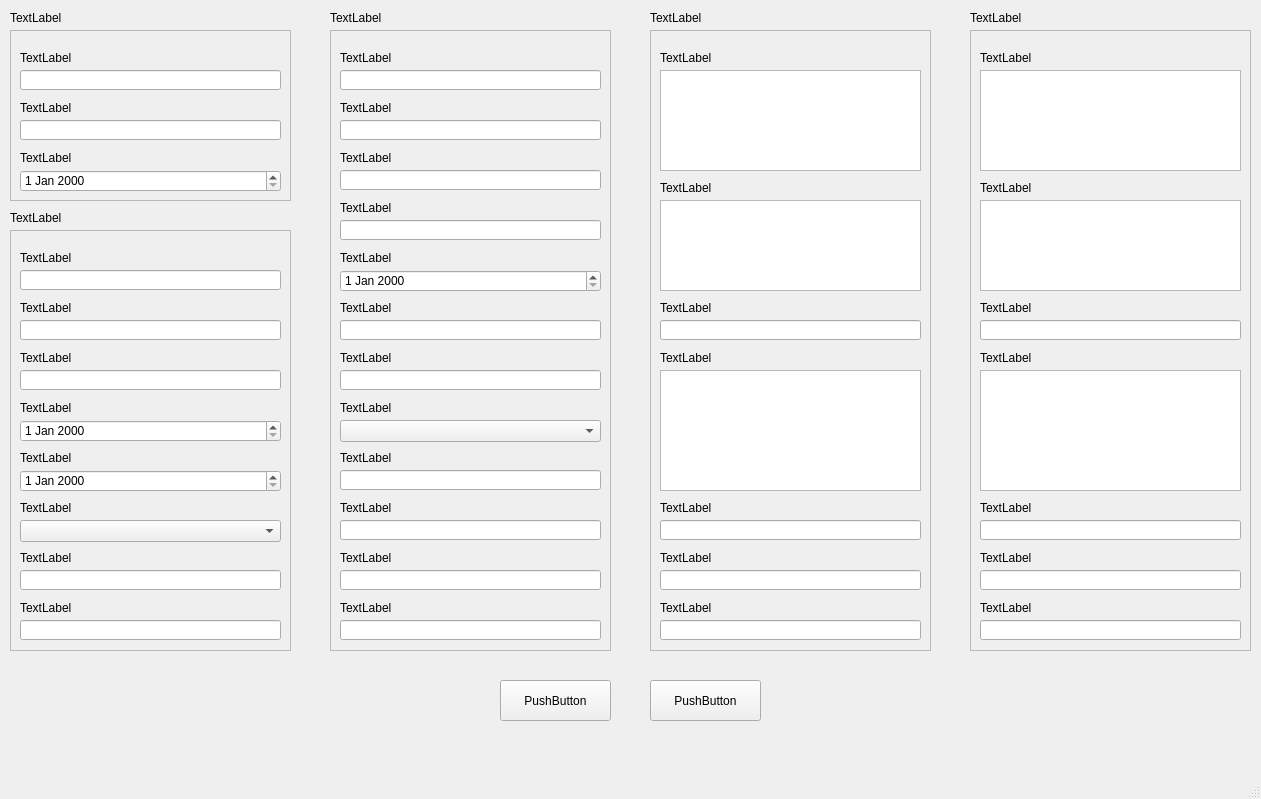
<?xml version="1.0" encoding="UTF-8"?>
<ui version="4.0">
 <class>MainWindow</class>
 <widget class="QMainWindow" name="MainWindow">
  <property name="geometry">
   <rect>
    <x>0</x>
    <y>0</y>
    <width>1261</width>
    <height>799</height>
   </rect>
  </property>
  <property name="windowTitle">
   <string>MainWindow</string>
  </property>
  <widget class="QWidget" name="centralwidget">
   <widget class="QPushButton" name="pushButton">
    <property name="geometry">
     <rect>
      <x>500</x>
      <y>680</y>
      <width>111</width>
      <height>41</height>
     </rect>
    </property>
    <property name="text">
     <string>PushButton</string>
    </property>
   </widget>
   <widget class="QFrame" name="frame">
    <property name="geometry">
     <rect>
      <x>10</x>
      <y>30</y>
      <width>281</width>
      <height>171</height>
     </rect>
    </property>
    <property name="frameShape">
     <enum>QFrame::StyledPanel</enum>
    </property>
    <property name="frameShadow">
     <enum>QFrame::Raised</enum>
    </property>
    <widget class="QLabel" name="label_3">
     <property name="geometry">
      <rect>
       <x>10</x>
       <y>120</y>
       <width>261</width>
       <height>16</height>
      </rect>
     </property>
     <property name="text">
      <string>TextLabel</string>
     </property>
    </widget>
    <widget class="QLineEdit" name="lineEdit">
     <property name="geometry">
      <rect>
       <x>10</x>
       <y>40</y>
       <width>261</width>
       <height>20</height>
      </rect>
     </property>
    </widget>
    <widget class="QLabel" name="label">
     <property name="geometry">
      <rect>
       <x>10</x>
       <y>20</y>
       <width>261</width>
       <height>16</height>
      </rect>
     </property>
     <property name="text">
      <string>TextLabel</string>
     </property>
    </widget>
    <widget class="QLabel" name="label_2">
     <property name="geometry">
      <rect>
       <x>10</x>
       <y>70</y>
       <width>261</width>
       <height>16</height>
      </rect>
     </property>
     <property name="text">
      <string>TextLabel</string>
     </property>
    </widget>
    <widget class="QLineEdit" name="lineEdit_3">
     <property name="geometry">
      <rect>
       <x>10</x>
       <y>90</y>
       <width>261</width>
       <height>20</height>
      </rect>
     </property>
    </widget>
    <widget class="QDateEdit" name="dateEdit">
     <property name="geometry">
      <rect>
       <x>10</x>
       <y>140</y>
       <width>261</width>
       <height>22</height>
      </rect>
     </property>
    </widget>
   </widget>
   <widget class="QLabel" name="label_5">
    <property name="geometry">
     <rect>
      <x>10</x>
      <y>10</y>
      <width>281</width>
      <height>16</height>
     </rect>
    </property>
    <property name="text">
     <string>TextLabel</string>
    </property>
   </widget>
   <widget class="QLabel" name="label_6">
    <property name="geometry">
     <rect>
      <x>10</x>
      <y>210</y>
      <width>281</width>
      <height>16</height>
     </rect>
    </property>
    <property name="text">
     <string>TextLabel</string>
    </property>
   </widget>
   <widget class="QFrame" name="frame_2">
    <property name="geometry">
     <rect>
      <x>10</x>
      <y>230</y>
      <width>281</width>
      <height>421</height>
     </rect>
    </property>
    <property name="frameShape">
     <enum>QFrame::StyledPanel</enum>
    </property>
    <property name="frameShadow">
     <enum>QFrame::Raised</enum>
    </property>
    <widget class="QLabel" name="label_7">
     <property name="geometry">
      <rect>
       <x>10</x>
       <y>120</y>
       <width>261</width>
       <height>16</height>
      </rect>
     </property>
     <property name="text">
      <string>TextLabel</string>
     </property>
    </widget>
    <widget class="QLineEdit" name="lineEdit_2">
     <property name="geometry">
      <rect>
       <x>10</x>
       <y>40</y>
       <width>261</width>
       <height>20</height>
      </rect>
     </property>
    </widget>
    <widget class="QLineEdit" name="lineEdit_6">
     <property name="geometry">
      <rect>
       <x>10</x>
       <y>140</y>
       <width>261</width>
       <height>20</height>
      </rect>
     </property>
    </widget>
    <widget class="QLabel" name="label_8">
     <property name="geometry">
      <rect>
       <x>10</x>
       <y>20</y>
       <width>261</width>
       <height>16</height>
      </rect>
     </property>
     <property name="text">
      <string>TextLabel</string>
     </property>
    </widget>
    <widget class="QLabel" name="label_9">
     <property name="geometry">
      <rect>
       <x>10</x>
       <y>70</y>
       <width>261</width>
       <height>16</height>
      </rect>
     </property>
     <property name="text">
      <string>TextLabel</string>
     </property>
    </widget>
    <widget class="QLineEdit" name="lineEdit_7">
     <property name="geometry">
      <rect>
       <x>10</x>
       <y>90</y>
       <width>261</width>
       <height>20</height>
      </rect>
     </property>
    </widget>
    <widget class="QLabel" name="label_10">
     <property name="geometry">
      <rect>
       <x>10</x>
       <y>220</y>
       <width>261</width>
       <height>16</height>
      </rect>
     </property>
     <property name="text">
      <string>TextLabel</string>
     </property>
    </widget>
    <widget class="QLabel" name="label_11">
     <property name="geometry">
      <rect>
       <x>10</x>
       <y>170</y>
       <width>261</width>
       <height>16</height>
      </rect>
     </property>
     <property name="text">
      <string>TextLabel</string>
     </property>
    </widget>
    <widget class="QLabel" name="label_12">
     <property name="geometry">
      <rect>
       <x>10</x>
       <y>270</y>
       <width>261</width>
       <height>16</height>
      </rect>
     </property>
     <property name="text">
      <string>TextLabel</string>
     </property>
    </widget>
    <widget class="QLabel" name="label_14">
     <property name="geometry">
      <rect>
       <x>10</x>
       <y>320</y>
       <width>261</width>
       <height>16</height>
      </rect>
     </property>
     <property name="text">
      <string>TextLabel</string>
     </property>
    </widget>
    <widget class="QLineEdit" name="lineEdit_12">
     <property name="geometry">
      <rect>
       <x>10</x>
       <y>340</y>
       <width>261</width>
       <height>20</height>
      </rect>
     </property>
    </widget>
    <widget class="QLineEdit" name="lineEdit_11">
     <property name="geometry">
      <rect>
       <x>10</x>
       <y>390</y>
       <width>261</width>
       <height>20</height>
      </rect>
     </property>
    </widget>
    <widget class="QLabel" name="label_13">
     <property name="geometry">
      <rect>
       <x>10</x>
       <y>370</y>
       <width>261</width>
       <height>16</height>
      </rect>
     </property>
     <property name="text">
      <string>TextLabel</string>
     </property>
    </widget>
    <widget class="QDateEdit" name="dateEdit_2">
     <property name="geometry">
      <rect>
       <x>10</x>
       <y>190</y>
       <width>261</width>
       <height>22</height>
      </rect>
     </property>
    </widget>
    <widget class="QDateEdit" name="dateEdit_3">
     <property name="geometry">
      <rect>
       <x>10</x>
       <y>240</y>
       <width>261</width>
       <height>22</height>
      </rect>
     </property>
    </widget>
    <widget class="QComboBox" name="comboBox">
     <property name="geometry">
      <rect>
       <x>10</x>
       <y>290</y>
       <width>261</width>
       <height>22</height>
      </rect>
     </property>
    </widget>
   </widget>
   <widget class="QLabel" name="label_15">
    <property name="geometry">
     <rect>
      <x>330</x>
      <y>10</y>
      <width>281</width>
      <height>16</height>
     </rect>
    </property>
    <property name="text">
     <string>TextLabel</string>
    </property>
   </widget>
   <widget class="QFrame" name="frame_3">
    <property name="geometry">
     <rect>
      <x>330</x>
      <y>30</y>
      <width>281</width>
      <height>621</height>
     </rect>
    </property>
    <property name="frameShape">
     <enum>QFrame::StyledPanel</enum>
    </property>
    <property name="frameShadow">
     <enum>QFrame::Raised</enum>
    </property>
    <widget class="QLabel" name="label_16">
     <property name="geometry">
      <rect>
       <x>10</x>
       <y>120</y>
       <width>261</width>
       <height>16</height>
      </rect>
     </property>
     <property name="text">
      <string>TextLabel</string>
     </property>
    </widget>
    <widget class="QLineEdit" name="lineEdit_10">
     <property name="geometry">
      <rect>
       <x>10</x>
       <y>40</y>
       <width>261</width>
       <height>20</height>
      </rect>
     </property>
    </widget>
    <widget class="QLineEdit" name="lineEdit_13">
     <property name="geometry">
      <rect>
       <x>10</x>
       <y>140</y>
       <width>261</width>
       <height>20</height>
      </rect>
     </property>
    </widget>
    <widget class="QLabel" name="label_17">
     <property name="geometry">
      <rect>
       <x>10</x>
       <y>20</y>
       <width>261</width>
       <height>16</height>
      </rect>
     </property>
     <property name="text">
      <string>TextLabel</string>
     </property>
    </widget>
    <widget class="QLabel" name="label_18">
     <property name="geometry">
      <rect>
       <x>10</x>
       <y>70</y>
       <width>261</width>
       <height>16</height>
      </rect>
     </property>
     <property name="text">
      <string>TextLabel</string>
     </property>
    </widget>
    <widget class="QLineEdit" name="lineEdit_14">
     <property name="geometry">
      <rect>
       <x>10</x>
       <y>90</y>
       <width>261</width>
       <height>20</height>
      </rect>
     </property>
    </widget>
    <widget class="QLineEdit" name="lineEdit_15">
     <property name="geometry">
      <rect>
       <x>10</x>
       <y>290</y>
       <width>261</width>
       <height>20</height>
      </rect>
     </property>
    </widget>
    <widget class="QLabel" name="label_19">
     <property name="geometry">
      <rect>
       <x>10</x>
       <y>220</y>
       <width>261</width>
       <height>16</height>
      </rect>
     </property>
     <property name="text">
      <string>TextLabel</string>
     </property>
    </widget>
    <widget class="QLabel" name="label_20">
     <property name="geometry">
      <rect>
       <x>10</x>
       <y>170</y>
       <width>261</width>
       <height>16</height>
      </rect>
     </property>
     <property name="text">
      <string>TextLabel</string>
     </property>
    </widget>
    <widget class="QLabel" name="label_21">
     <property name="geometry">
      <rect>
       <x>10</x>
       <y>270</y>
       <width>261</width>
       <height>16</height>
      </rect>
     </property>
     <property name="text">
      <string>TextLabel</string>
     </property>
    </widget>
    <widget class="QLineEdit" name="lineEdit_17">
     <property name="geometry">
      <rect>
       <x>10</x>
       <y>190</y>
       <width>261</width>
       <height>20</height>
      </rect>
     </property>
    </widget>
    <widget class="QLabel" name="label_22">
     <property name="geometry">
      <rect>
       <x>10</x>
       <y>320</y>
       <width>261</width>
       <height>16</height>
      </rect>
     </property>
     <property name="text">
      <string>TextLabel</string>
     </property>
    </widget>
    <widget class="QLineEdit" name="lineEdit_18">
     <property name="geometry">
      <rect>
       <x>10</x>
       <y>340</y>
       <width>261</width>
       <height>20</height>
      </rect>
     </property>
    </widget>
    <widget class="QLabel" name="label_23">
     <property name="geometry">
      <rect>
       <x>10</x>
       <y>370</y>
       <width>261</width>
       <height>16</height>
      </rect>
     </property>
     <property name="text">
      <string>TextLabel</string>
     </property>
    </widget>
    <widget class="QLineEdit" name="lineEdit_20">
     <property name="geometry">
      <rect>
       <x>10</x>
       <y>490</y>
       <width>261</width>
       <height>20</height>
      </rect>
     </property>
    </widget>
    <widget class="QLabel" name="label_24">
     <property name="geometry">
      <rect>
       <x>10</x>
       <y>520</y>
       <width>261</width>
       <height>16</height>
      </rect>
     </property>
     <property name="text">
      <string>TextLabel</string>
     </property>
    </widget>
    <widget class="QLabel" name="label_25">
     <property name="geometry">
      <rect>
       <x>10</x>
       <y>470</y>
       <width>261</width>
       <height>16</height>
      </rect>
     </property>
     <property name="text">
      <string>TextLabel</string>
     </property>
    </widget>
    <widget class="QLabel" name="label_26">
     <property name="geometry">
      <rect>
       <x>10</x>
       <y>570</y>
       <width>261</width>
       <height>16</height>
      </rect>
     </property>
     <property name="text">
      <string>TextLabel</string>
     </property>
    </widget>
    <widget class="QLineEdit" name="lineEdit_21">
     <property name="geometry">
      <rect>
       <x>10</x>
       <y>540</y>
       <width>261</width>
       <height>20</height>
      </rect>
     </property>
    </widget>
    <widget class="QLabel" name="label_27">
     <property name="geometry">
      <rect>
       <x>10</x>
       <y>420</y>
       <width>261</width>
       <height>16</height>
      </rect>
     </property>
     <property name="text">
      <string>TextLabel</string>
     </property>
    </widget>
    <widget class="QLineEdit" name="lineEdit_22">
     <property name="geometry">
      <rect>
       <x>10</x>
       <y>440</y>
       <width>261</width>
       <height>20</height>
      </rect>
     </property>
    </widget>
    <widget class="QLineEdit" name="lineEdit_23">
     <property name="geometry">
      <rect>
       <x>10</x>
       <y>590</y>
       <width>261</width>
       <height>20</height>
      </rect>
     </property>
    </widget>
    <widget class="QDateEdit" name="dateEdit_4">
     <property name="geometry">
      <rect>
       <x>10</x>
       <y>240</y>
       <width>261</width>
       <height>22</height>
      </rect>
     </property>
    </widget>
    <widget class="QComboBox" name="comboBox_2">
     <property name="geometry">
      <rect>
       <x>10</x>
       <y>390</y>
       <width>261</width>
       <height>22</height>
      </rect>
     </property>
    </widget>
   </widget>
   <widget class="QFrame" name="frame_4">
    <property name="geometry">
     <rect>
      <x>650</x>
      <y>30</y>
      <width>281</width>
      <height>621</height>
     </rect>
    </property>
    <property name="frameShape">
     <enum>QFrame::StyledPanel</enum>
    </property>
    <property name="frameShadow">
     <enum>QFrame::Raised</enum>
    </property>
    <widget class="QLabel" name="label_40">
     <property name="geometry">
      <rect>
       <x>10</x>
       <y>20</y>
       <width>261</width>
       <height>16</height>
      </rect>
     </property>
     <property name="text">
      <string>TextLabel</string>
     </property>
    </widget>
    <widget class="QLineEdit" name="lineEdit_36">
     <property name="geometry">
      <rect>
       <x>10</x>
       <y>290</y>
       <width>261</width>
       <height>20</height>
      </rect>
     </property>
    </widget>
    <widget class="QLineEdit" name="lineEdit_37">
     <property name="geometry">
      <rect>
       <x>10</x>
       <y>490</y>
       <width>261</width>
       <height>20</height>
      </rect>
     </property>
    </widget>
    <widget class="QLabel" name="label_41">
     <property name="geometry">
      <rect>
       <x>10</x>
       <y>150</y>
       <width>261</width>
       <height>16</height>
      </rect>
     </property>
     <property name="text">
      <string>TextLabel</string>
     </property>
    </widget>
    <widget class="QLabel" name="label_42">
     <property name="geometry">
      <rect>
       <x>10</x>
       <y>270</y>
       <width>261</width>
       <height>16</height>
      </rect>
     </property>
     <property name="text">
      <string>TextLabel</string>
     </property>
    </widget>
    <widget class="QLineEdit" name="lineEdit_38">
     <property name="geometry">
      <rect>
       <x>10</x>
       <y>590</y>
       <width>261</width>
       <height>20</height>
      </rect>
     </property>
    </widget>
    <widget class="QLabel" name="label_43">
     <property name="geometry">
      <rect>
       <x>10</x>
       <y>320</y>
       <width>261</width>
       <height>16</height>
      </rect>
     </property>
     <property name="text">
      <string>TextLabel</string>
     </property>
    </widget>
    <widget class="QLabel" name="label_44">
     <property name="geometry">
      <rect>
       <x>10</x>
       <y>570</y>
       <width>261</width>
       <height>16</height>
      </rect>
     </property>
     <property name="text">
      <string>TextLabel</string>
     </property>
    </widget>
    <widget class="QLabel" name="label_45">
     <property name="geometry">
      <rect>
       <x>10</x>
       <y>470</y>
       <width>261</width>
       <height>16</height>
      </rect>
     </property>
     <property name="text">
      <string>TextLabel</string>
     </property>
    </widget>
    <widget class="QLineEdit" name="lineEdit_41">
     <property name="geometry">
      <rect>
       <x>10</x>
       <y>540</y>
       <width>261</width>
       <height>20</height>
      </rect>
     </property>
    </widget>
    <widget class="QLabel" name="label_46">
     <property name="geometry">
      <rect>
       <x>10</x>
       <y>520</y>
       <width>261</width>
       <height>16</height>
      </rect>
     </property>
     <property name="text">
      <string>TextLabel</string>
     </property>
    </widget>
    <widget class="QTextEdit" name="textEdit">
     <property name="geometry">
      <rect>
       <x>10</x>
       <y>40</y>
       <width>261</width>
       <height>101</height>
      </rect>
     </property>
    </widget>
    <widget class="QTextEdit" name="textEdit_4">
     <property name="geometry">
      <rect>
       <x>10</x>
       <y>170</y>
       <width>261</width>
       <height>91</height>
      </rect>
     </property>
    </widget>
    <widget class="QTextEdit" name="textEdit_5">
     <property name="geometry">
      <rect>
       <x>10</x>
       <y>340</y>
       <width>261</width>
       <height>121</height>
      </rect>
     </property>
    </widget>
   </widget>
   <widget class="QLabel" name="label_52">
    <property name="geometry">
     <rect>
      <x>650</x>
      <y>10</y>
      <width>281</width>
      <height>16</height>
     </rect>
    </property>
    <property name="text">
     <string>TextLabel</string>
    </property>
   </widget>
   <widget class="QPushButton" name="pushButton_3">
    <property name="geometry">
     <rect>
      <x>650</x>
      <y>680</y>
      <width>111</width>
      <height>41</height>
     </rect>
    </property>
    <property name="text">
     <string>PushButton</string>
    </property>
   </widget>
   <widget class="QLabel" name="label_53">
    <property name="geometry">
     <rect>
      <x>970</x>
      <y>10</y>
      <width>281</width>
      <height>16</height>
     </rect>
    </property>
    <property name="text">
     <string>TextLabel</string>
    </property>
   </widget>
   <widget class="QFrame" name="frame_5">
    <property name="geometry">
     <rect>
      <x>970</x>
      <y>30</y>
      <width>281</width>
      <height>621</height>
     </rect>
    </property>
    <property name="frameShape">
     <enum>QFrame::StyledPanel</enum>
    </property>
    <property name="frameShadow">
     <enum>QFrame::Raised</enum>
    </property>
    <widget class="QLabel" name="label_47">
     <property name="geometry">
      <rect>
       <x>10</x>
       <y>20</y>
       <width>261</width>
       <height>16</height>
      </rect>
     </property>
     <property name="text">
      <string>TextLabel</string>
     </property>
    </widget>
    <widget class="QLineEdit" name="lineEdit_39">
     <property name="geometry">
      <rect>
       <x>10</x>
       <y>290</y>
       <width>261</width>
       <height>20</height>
      </rect>
     </property>
    </widget>
    <widget class="QLineEdit" name="lineEdit_40">
     <property name="geometry">
      <rect>
       <x>10</x>
       <y>490</y>
       <width>261</width>
       <height>20</height>
      </rect>
     </property>
    </widget>
    <widget class="QLabel" name="label_48">
     <property name="geometry">
      <rect>
       <x>10</x>
       <y>150</y>
       <width>261</width>
       <height>16</height>
      </rect>
     </property>
     <property name="text">
      <string>TextLabel</string>
     </property>
    </widget>
    <widget class="QLabel" name="label_49">
     <property name="geometry">
      <rect>
       <x>10</x>
       <y>270</y>
       <width>261</width>
       <height>16</height>
      </rect>
     </property>
     <property name="text">
      <string>TextLabel</string>
     </property>
    </widget>
    <widget class="QLineEdit" name="lineEdit_42">
     <property name="geometry">
      <rect>
       <x>10</x>
       <y>590</y>
       <width>261</width>
       <height>20</height>
      </rect>
     </property>
    </widget>
    <widget class="QLabel" name="label_50">
     <property name="geometry">
      <rect>
       <x>10</x>
       <y>320</y>
       <width>261</width>
       <height>16</height>
      </rect>
     </property>
     <property name="text">
      <string>TextLabel</string>
     </property>
    </widget>
    <widget class="QLabel" name="label_51">
     <property name="geometry">
      <rect>
       <x>10</x>
       <y>570</y>
       <width>261</width>
       <height>16</height>
      </rect>
     </property>
     <property name="text">
      <string>TextLabel</string>
     </property>
    </widget>
    <widget class="QLabel" name="label_54">
     <property name="geometry">
      <rect>
       <x>10</x>
       <y>470</y>
       <width>261</width>
       <height>16</height>
      </rect>
     </property>
     <property name="text">
      <string>TextLabel</string>
     </property>
    </widget>
    <widget class="QLineEdit" name="lineEdit_43">
     <property name="geometry">
      <rect>
       <x>10</x>
       <y>540</y>
       <width>261</width>
       <height>20</height>
      </rect>
     </property>
    </widget>
    <widget class="QLabel" name="label_55">
     <property name="geometry">
      <rect>
       <x>10</x>
       <y>520</y>
       <width>261</width>
       <height>16</height>
      </rect>
     </property>
     <property name="text">
      <string>TextLabel</string>
     </property>
    </widget>
    <widget class="QTextEdit" name="textEdit_2">
     <property name="geometry">
      <rect>
       <x>10</x>
       <y>40</y>
       <width>261</width>
       <height>101</height>
      </rect>
     </property>
    </widget>
    <widget class="QTextEdit" name="textEdit_6">
     <property name="geometry">
      <rect>
       <x>10</x>
       <y>170</y>
       <width>261</width>
       <height>91</height>
      </rect>
     </property>
    </widget>
    <widget class="QTextEdit" name="textEdit_7">
     <property name="geometry">
      <rect>
       <x>10</x>
       <y>340</y>
       <width>261</width>
       <height>121</height>
      </rect>
     </property>
    </widget>
   </widget>
  </widget>
  <widget class="QMenuBar" name="menubar">
   <property name="geometry">
    <rect>
     <x>0</x>
     <y>0</y>
     <width>1261</width>
     <height>21</height>
    </rect>
   </property>
  </widget>
  <widget class="QStatusBar" name="statusbar"/>
 </widget>
 <resources/>
 <connections/>
</ui>
